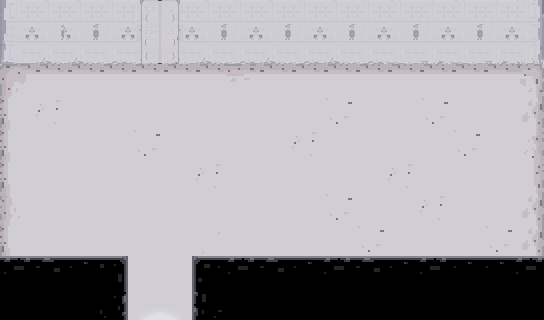

Rendered tile map (Tiled .tmx) drawn with the repository's tilesets; below, a short description and the map source with its tile grids summarised:
An orthogonal 17x10 tile map with 32x32 px tiles, 4 tile layers (Grundebene, Details, PuzzleTextures, Wand) and 24 objects (doorBottom, doorUp, Rock4, Rock3, Rock2, ...).

<map version="1.0.0" orientation="orthogonal" renderorder="right-down" width="17" height="10" tilewidth="32" tileheight="32" nextobjectid="45">
 <tileset firstgid="1" source="finalTileset.tsx" />
 <layer name="Grundebene" width="17" height="10">
  <data>[170 cells, 140 non-empty, 29 distinct tile ids]</data>
 </layer>
 <layer name="Details" width="17" height="10">
  <data>[170 cells, 2 non-empty, 2 distinct tile ids]</data>
 </layer>
 <layer name="PuzzleTextures" width="17" height="10">
  <data>[170 cells, 0 non-empty, 0 distinct tile ids]</data>
 </layer>
 <layer name="Wand" width="17" height="10">
  <data>[170 cells, 30 non-empty, 8 distinct tile ids]</data>
 </layer>
 <objectgroup name="StaticCollisions">
  <object id="42" x="0" y="-32" width="544" height="54" />
  <object id="43" x="0" y="256" width="128" height="64" />
  <object id="44" x="192" y="256" width="352" height="64" />
 </objectgroup>
 <objectgroup name="Sensor">
  <object id="11" name="doorBottom" x="131.727" y="314.546" width="53.0455" height="2" />
  <object id="12" name="doorUp" x="147.614" y="3.45446" width="23.6364" height="3.63636" />
 </objectgroup>
 <objectgroup name="InteractiveObjects">
  <object id="3" name="Rock4" x="96.3583" y="197.683" width="32" height="22" />
  <object id="4" name="Rock3" x="352" y="195.683" width="32" height="22" />
  <object id="5" name="Rock2" x="415.692" y="195" width="32" height="22" />
  <object id="6" name="Rock1" x="288" y="73.6666" width="32" height="22" />
  <object id="7" name="Hole3" x="223.667" y="132.334" width="32" height="22" />
  <object id="8" name="Hole2" x="159.334" y="133" width="32" height="22" />
  <object id="9" name="Hole1" x="96.3333" y="133.334" width="32" height="22" />
  <object id="10" name="Hole4" x="288" y="132" width="32" height="22" />
  <object id="27" name="Door" x="128" y="256" width="64" height="32" />
  <object id="30" name="Hole0" x="31.8333" y="133.5" width="32" height="22" />
  <object id="31" name="Hole5" x="352.167" y="132.833" width="32" height="22" />
  <object id="32" name="Hole6" x="415.834" y="132.5" width="32" height="22" />
  <object id="33" name="Hole7" x="479.5" y="131.166" width="32" height="22" />
  <object id="34" name="Rock0" x="288.154" y="195.658" width="32" height="22" />
  <object id="35" name="Rock5" x="32.5122" y="73.6587" width="32" height="22" />
  <object id="36" name="Rock6" x="31.3333" y="198" width="32" height="22" />
  <object id="37" name="Rock7" x="224.512" y="196.342" width="32" height="22" />
 </objectgroup>
 <objectgroup name="PlayerSpawnpoints">
  <object id="1" name="spawnBottomDoor" x="157.752" y="235.332" width="3.75399" height="3.94169" />
  <object id="2" name="spawnUpperDoor" x="158.013" y="72.7118" width="4.3171" height="4.12939" />
 </objectgroup>
</map>
